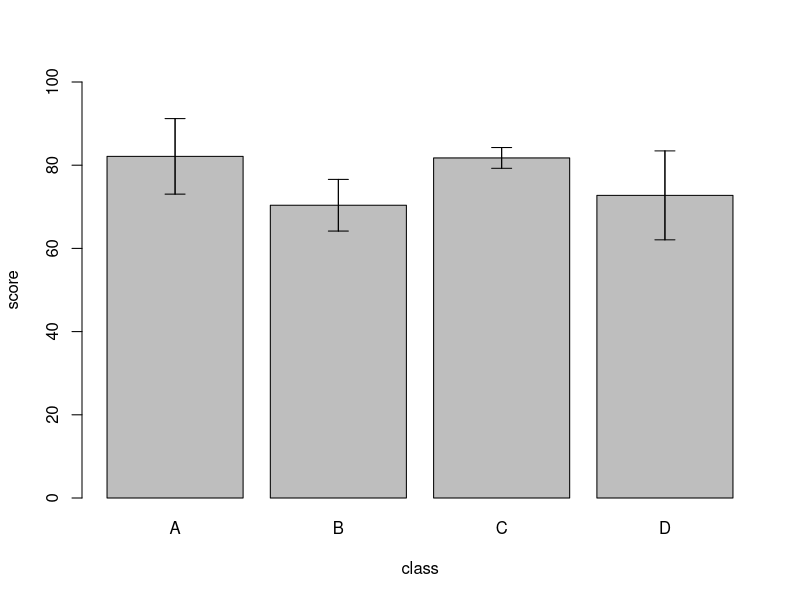
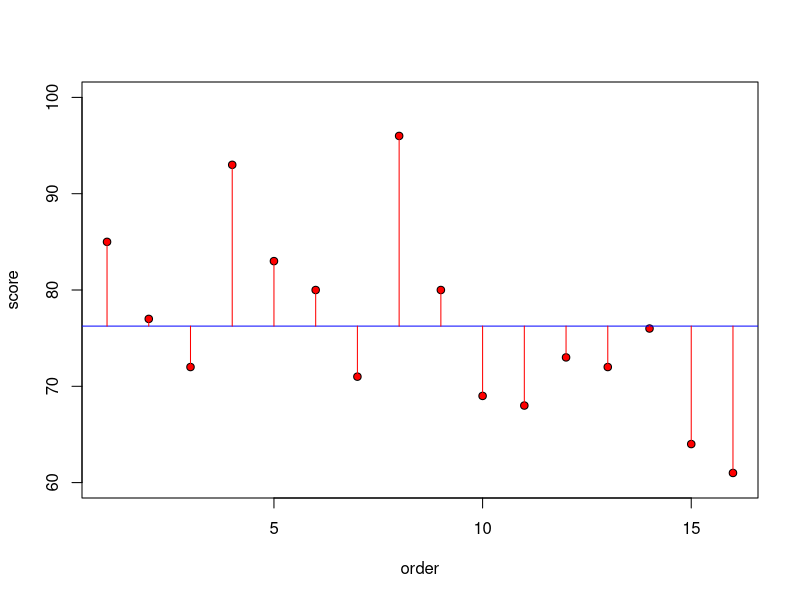
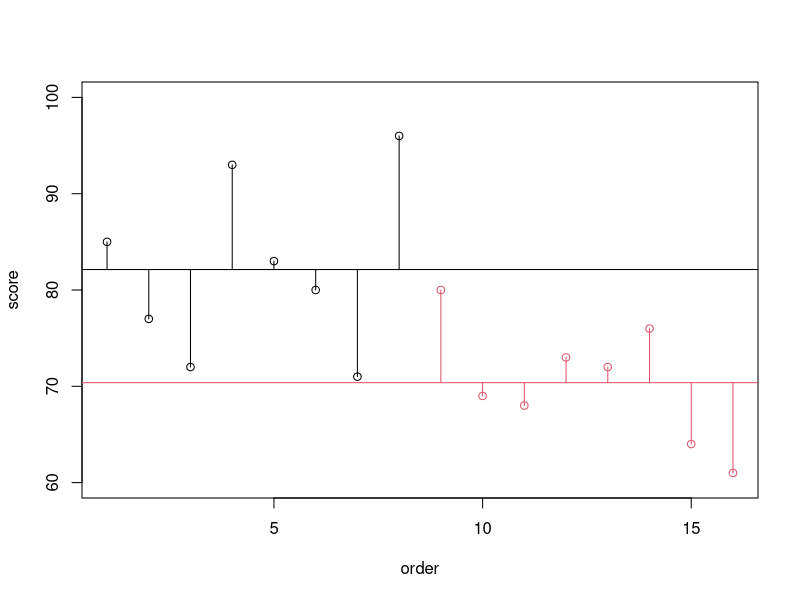
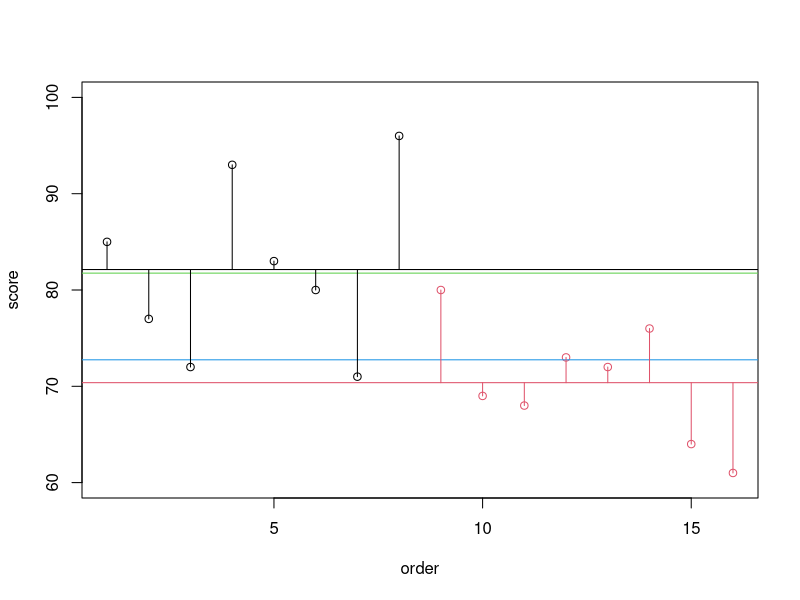
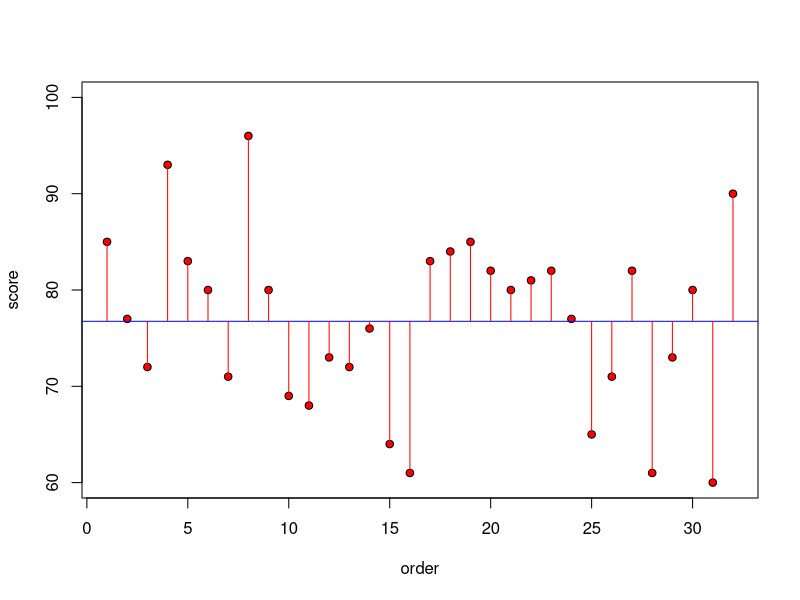
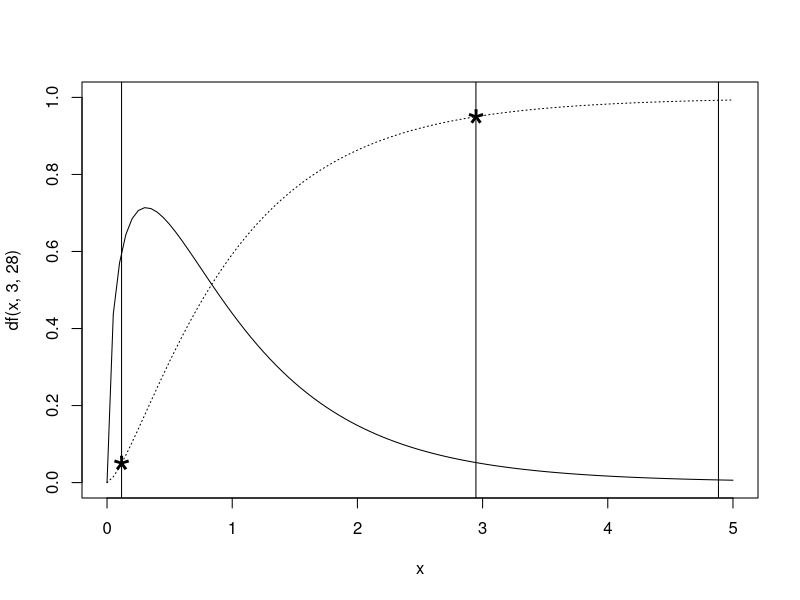
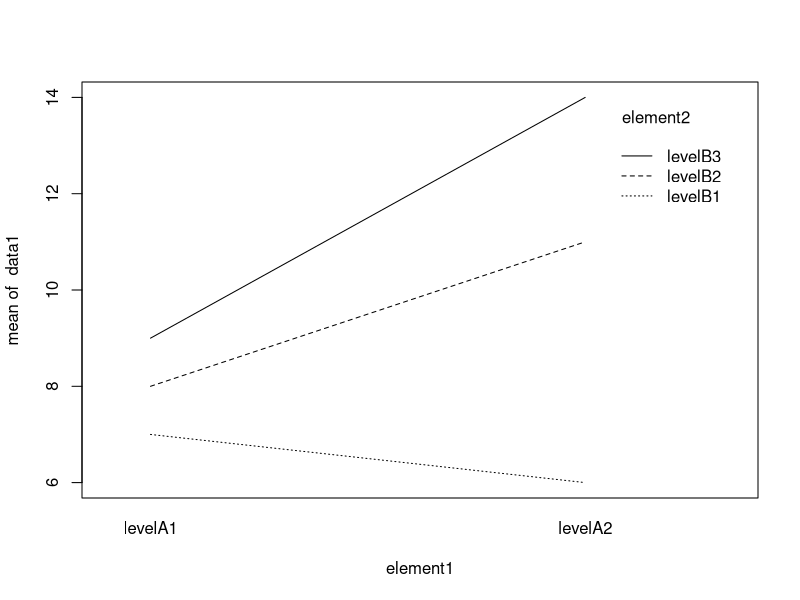
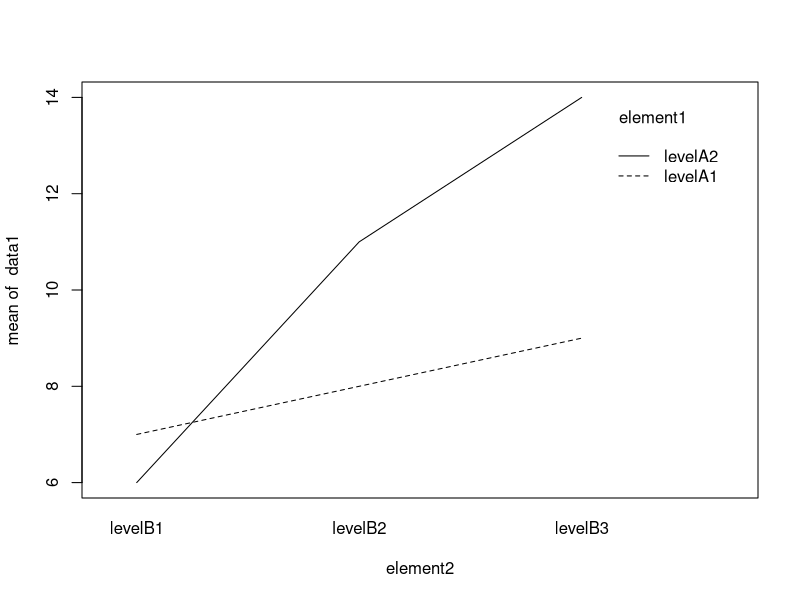

These figures' R source, in order:
x<-read.table('anova1_sample.txt', header=T)
attach(x)#ヘッダーを変数として使えるようにする
summary(x)


ave<-c(mean(A), mean(B), mean(C), mean(D))
std<-c(sd(A),sd(B),sd(C),sd(D))


b<- barplot(ave, ylim=c(0,100), ylab='score', xlab='class', names.arg=c('A','B','C','D'))
arrows(b, ave+std,b,ave-std, angle=90, length=0.1)
arrows(b, ave-std,b,ave+std, angle=90, length=0.1)


#両組全体でプロット
plot(1:length(c(A,B)), c(A,B),ylim=c(60,100), ylab='score',xlab='order', pch=21,bg='red')
abline(h=mean(c(A,B)), col='blue')
#残差に線を引いてみる
for(i in 1:length(c(A,B))) lines(c(i,i), c(mean(c(A,B)), c(A,B)[i]), col='red')
SSY<-sum((c(A,B)-mean(c(A,B)))^2)
SSY



#次は，組毎にプロット(A,B)
plot(1:length(c(A,B)), c(A,B),ylim=c(60,100), ylab='score',xlab='order', pch=21,col=c(rep(1,8), rep(2,8)))
abline(h=mean(A), col=1)
abline(h=mean(B), col=2)

index<-1:16
for(i in 1:8)
lines(c(index[i], index[i]), c(mean(A),A[i]), col=1)

for(i in 9:16)
lines(c(index[i], index[i]), c(mean(B),B[i-8]), col=2)

#残差に線を引いてみる
# for(i in 1:length(c(A,B))) lines(c(i,i), c(mean(c(A,B)), c(A,B)[i]), col='red')
# SSY<-sum((c(A,B)-mean(c(A,B)))^2)
# SSY

SSE<-sum((A-mean(A))^2)+sum((B-mean(B))^2)
SSE



#分散分析表を作ってみよう
SSY<-sum((c(A,B)-mean(c(A,B)))^2)
SSE<-sum((A-mean(A))^2)+sum((B-mean(B))^2)
SSA<-SSY-SSE

SSY
SSE
SSA


JY<-length(c(A,B))-1
JA<-1
JE<-JY-JA

JY
JA
JE

SA<-SSA/JA
SE<-SSE/JE

SA
SE

#次は，組毎にプロット(A,B,C,D)
plot(1:length(c(A,B)), c(A,B),ylim=c(60,100), ylab='score',xlab='order', pch=21,col=c(rep(1,8), rep(2,8),rep(3,8), rep(4,8)))
abline(h=mean(A), col=1)
abline(h=mean(B), col=2)
abline(h=mean(C), col=3)
abline(h=mean(D), col=4)

index<-1:32
for(i in 1:8)
  lines(c(index[i], index[i]), c(mean(A),A[i]), col=1)
for(i in 9:16)
  lines(c(index[i], index[i]), c(mean(B),B[i-8]), col=2)
for(i in 17:24)
  lines(c(index[i], index[i]), c(mean(A),A[i-16]), col=3)
for(i in 25:32)
  lines(c(index[i], index[i]), c(mean(B),B[i-24]), col=4)

#全組全体でプロット(A,B,C,D)
plot(1:length(c(A,B,C,D)), c(A,B,C,D),ylim=c(60,100), ylab='score',xlab='order', pch=21,bg='red')
abline(h=mean(c(A,B,C,D)), col='blue')
for(i in 1:length(c(A,B,C,D))) lines(c(i,i),c(mean(c(A,B,C,D)), c(A,B,C,D)[i]), col='red')

#分散分析表を作ってみよう(A,B,C,D)
SSY<-sum((c(A,B,C,D)-mean(c(A,B,C,D)))^2)
SSE<-sum((A-mean(A))^2)+sum((B-mean(B))^2)+sum((C-mean(C))^2)+sum((D-mean(D))^2)
SSA<-SSY-SSE

SSY
SSE
SSA


JY<-length(c(A,B,C,D))-1#(A,B,C,D)
JA<-3
JE<-JY-JA

JY
JA
JE

SA<-SSA/JA#(A,B,C,D)
SE<-SSE/JE

SA
SE

#F比を求める
FA<-SA/SE
qf(0.95,JA,JE)
1-pf(FA,JA,JE)


x<-c(A,B,C,D)
plot(x,df(x,3,28),type='n', xlim=c(0,5), ylim=c(0,1))
curve(df(x,3,28),type='l', add=T)
curve(pf(x,3,28),type='l', lty=3, add=T)
abline=(h=0.05)
lower.alpha5<-qf(0.05,3,28)
lower.alpha5
abline(v=lower.alpha5)
points(lower.alpha5,0.05,cex=3.0,pch='*')
upper.alpha5<-qf(0.05,3,28,lower.tail=FALSE)
upper.alpha5
abline(v=upper.alpha5)
points(upper.alpha5,0.95,cex=3.0,pch='*')
abline(v=FA)


#関数を使って分散分析
x<-read.table('anova1_sample.txt', header=T)
y<-stack(x)
y


summary(aov(y$values ~ y$ind))
  # summary(aov(values~ind)#書き方
oneway.test(y$values ~ y$ind, var.equal=TRUE)
  # oneway.test(values~ind)#書き方


#t検定
t.test(A,B,var.equal=T)
t.test(A,C,var.equal=T)
t.test(A,D,var.equal=T)
t.test(B,C,var.equal=T)
t.test(B,D,var.equal=T)
t.test(C,D,var.equal=T)

#多重比較
pairwise.t.test(y$values, y$ind, p.adj='bonf')




data1 <- c(6,7,8,5,6,7,7,8,9,10,11,12,8,9,10,13,14,15)
data2 <- c(3,4,5,5,6,7,7,8,9,9,10,11,4,5,6,6,7,8)
data1

element1 <- factor(rep(c(rep('levelA1',3),rep('levelA2',3)),3))
element2 <- factor(c(rep('levelB1',6),rep('levelB2',6),rep('levelB3',6)))
summary(aov(data1~element1*element2))
summary(aov(data2~element1*element2))

interaction.plot(element1,element2,data1)
interaction.plot(element2,element1,data1)


#演習3
#関数を使って分散分析
# options(digits=7)
x<-read.table('anova3_sample.txt', header=T,fileEncoding = "UTF-8")
attach(x)#ヘッダーを変数として使えるようにする
x

micrograms <- x$Amount.g
hours <- x$time.h.
div <- x$division


microgram <- factor(micrograms)
hour <- factor(hours)
summary(aov(div~microgram*hour))
# summary(aov(data2~element1*element2))

interaction.plot(microgram,hour,div)
interaction.plot(hour,microgram,div)

qf(0.95,2,3)

qf(0.95,3,28)
1-pf(4.8841, 3,28)

#多重比較してみる（薬剤の量が細胞分裂に影響するのか判断する）
pairwise.t.test(div, microgram, p.adj='bonf')
#多重比較してみる（薬剤の時間が細胞分裂に影響するのか判断する）
pairwise.t.test(div,hour, p.adj='bonf')

summary(aov(y$values ~ y$ind))
# summary(aov(values~ind)#書き方
oneway.test(y$values ~ y$ind, var.equal=TRUE)
# oneway.test(values~ind)#書き方
